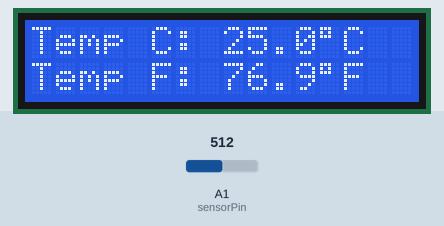
Simulated run of this sketch. Board: Arduino Uno, built with avr-gcc and run on an emulated ATmega328P. On the bench: 16×2 character LCD. Inputs (shaded band) come from the test bench; at power-on: A1 (sensorPin) = 512.

Above: at 2.7 s.
2.8 s: A1 (sensorPin) set to 716
At 3.5 s:
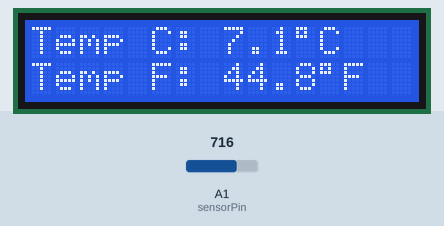
4.7 s: A1 (sensorPin) set to 900
At 5.9 s:
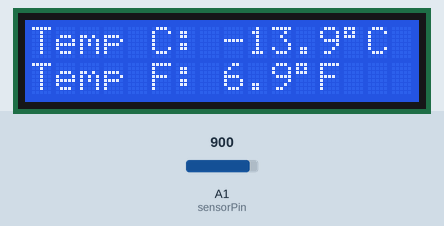
6.3 s: A1 (sensorPin) set to 1023
At 7.3 s:
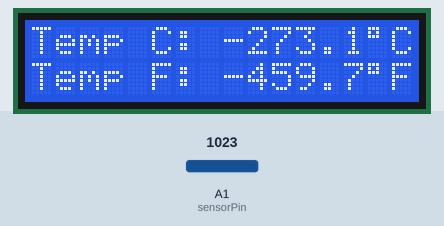
Timing chart, 0 to 9.3 s (numbered marks = the images above; inputs shaded):
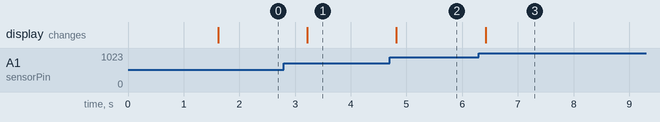

The sketch:

sketch.ino
```cpp
#include <Wire.h>
#include <LiquidCrystal_I2C.h>

const int sensorPin = A1;
const float BETA = 3950; // Hệ số Beta mặc định của cảm biến NTC

// Khởi tạo LCD I2C địa chỉ 0x27, 16 cột, 2 dòng
LiquidCrystal_I2C lcd(0x27, 16, 2);

void setup() {
  lcd.init();
  lcd.backlight();

  // Màn hình chào mừng
  lcd.setCursor(0, 0);
  lcd.print("NHIET DO HE THONG");
  delay(1500);
  lcd.clear();
}

void loop() {
  int analogValue = analogRead(sensorPin);

  // Tính nhiệt độ C từ cảm biến NTC
  float tempC = 1 / (log(1 / (1023.0 / analogValue - 1)) / BETA + 1.0 / 298.15) - 273.15;
  float tempF = (tempC * 1.8) + 32;

  // Dòng 1: Hiển thị độ C
  lcd.setCursor(0, 0);
  lcd.print("Temp C: ");
  lcd.print(tempC, 1);
  lcd.print((char)223); // Ký tự biểu tượng độ (°)
  lcd.print("C   ");

  // Dòng 2: Hiển thị độ F
  lcd.setCursor(0, 1);
  lcd.print("Temp F: ");
  lcd.print(tempF, 1);
  lcd.print((char)223); // Ký tự biểu tượng độ (°)
  lcd.print("F   ");

  delay(500);
}
```

Measured:
- after the input at 2.8 s, the display: changes after 0.42 s (image 1)
- after the input at 4.7 s, the display: changes after 0.12 s (image 2)
- after the input at 6.3 s, the display: changes after 0.12 s (image 3)
